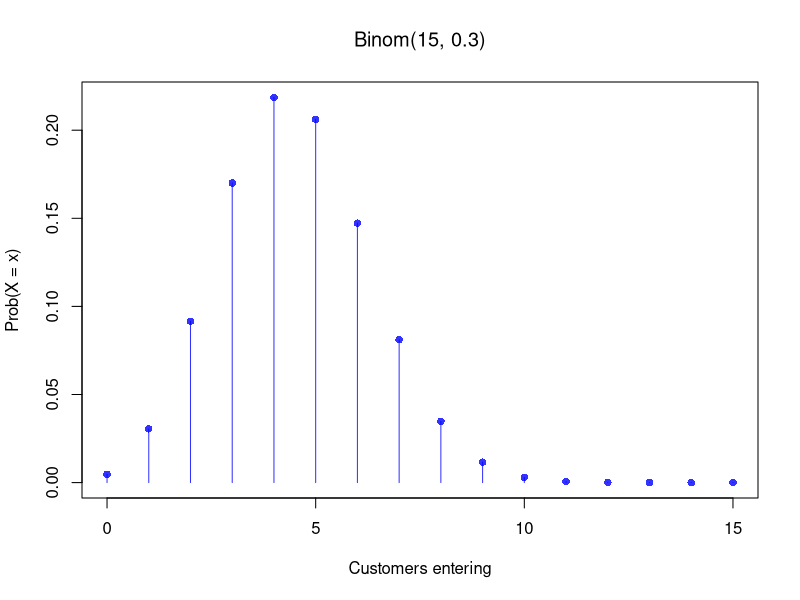
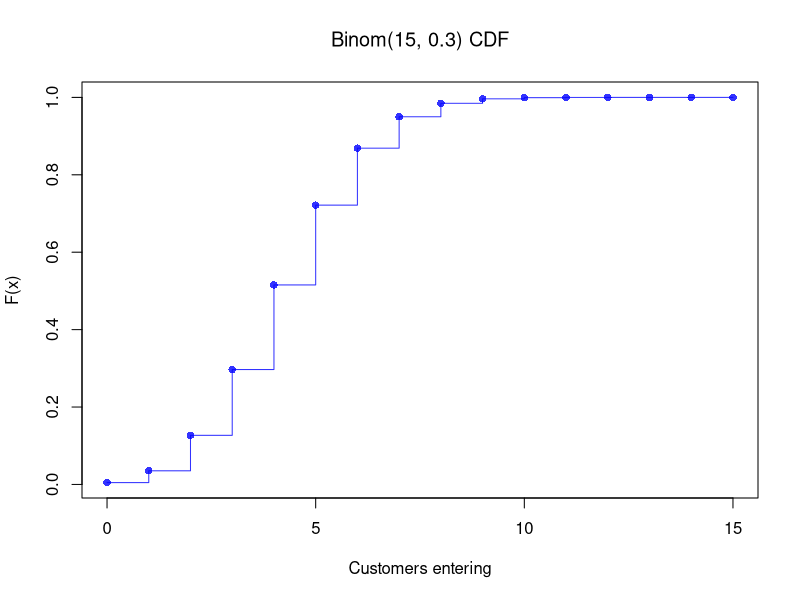
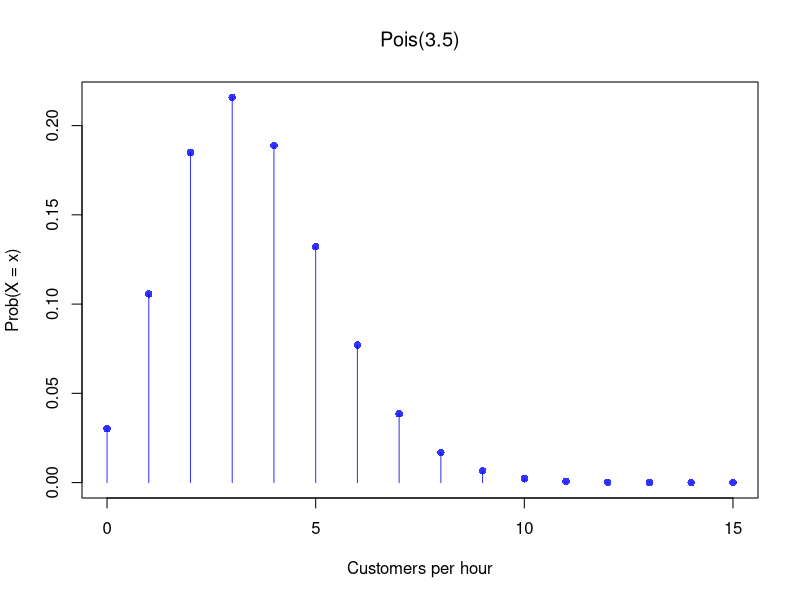
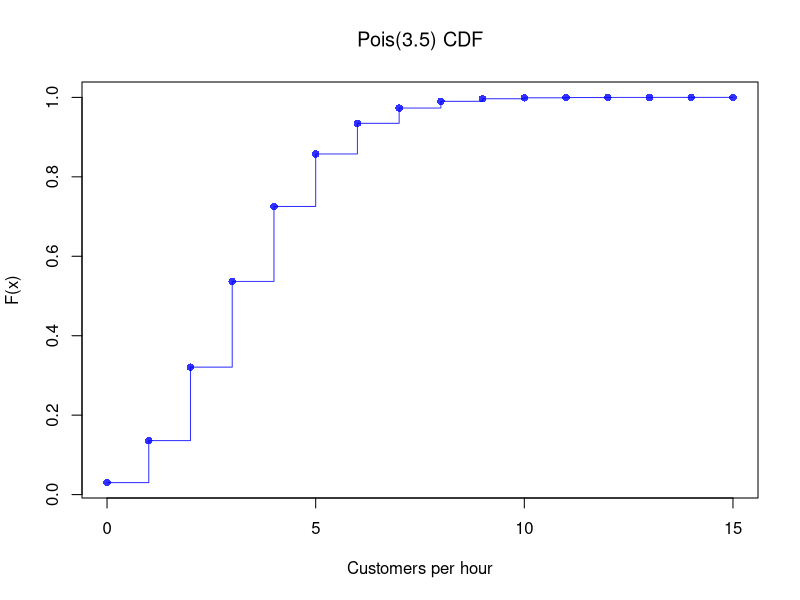
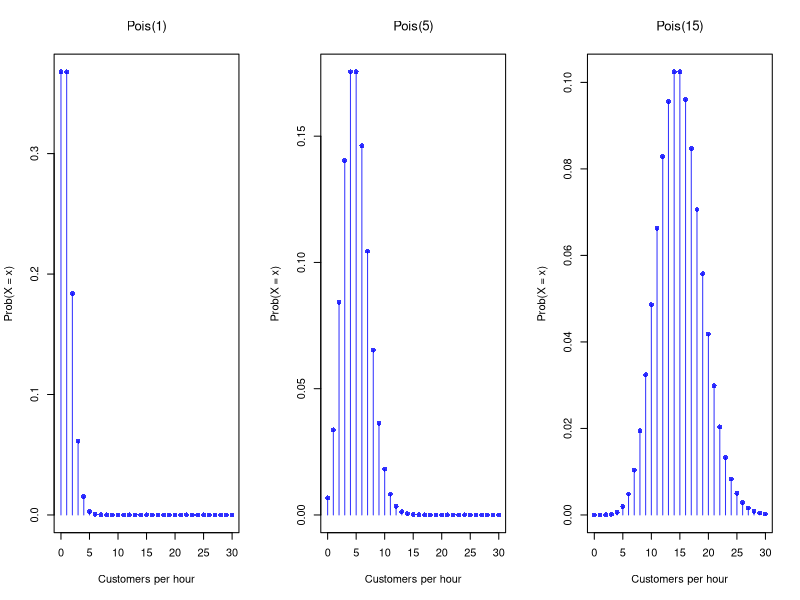
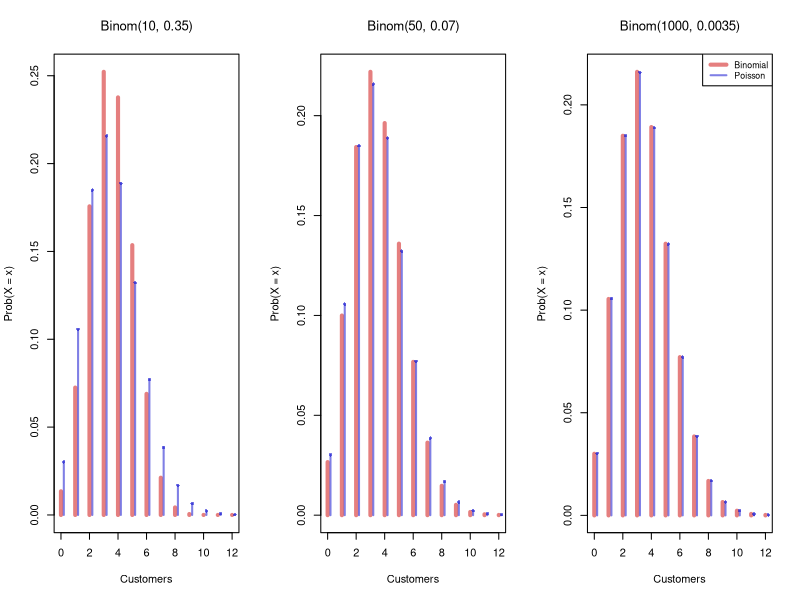
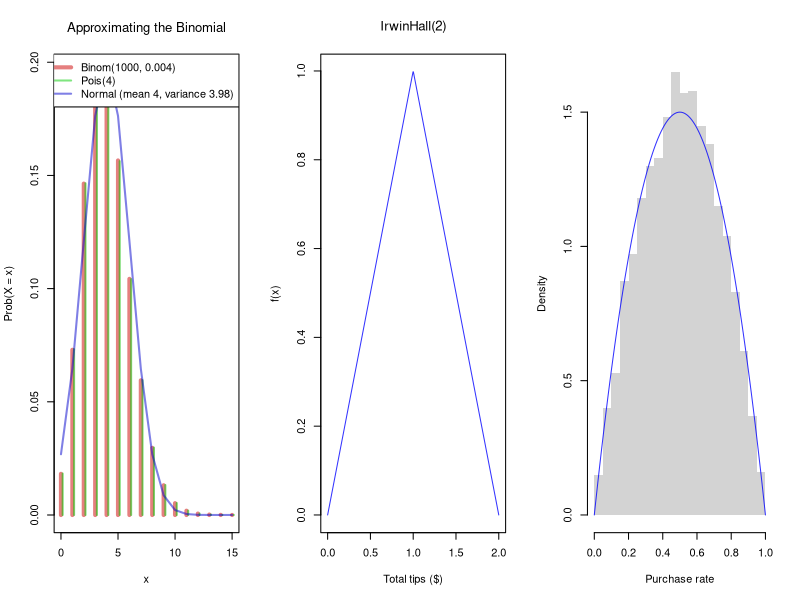
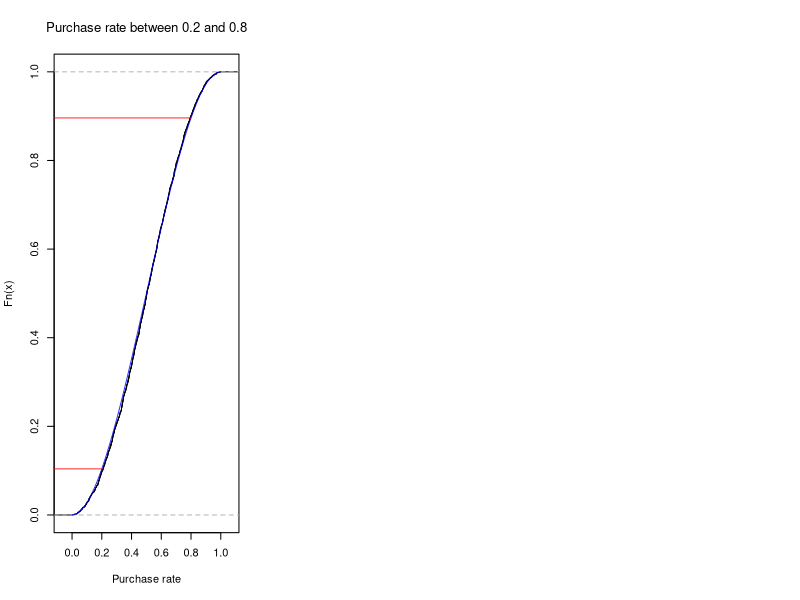

Write the R code that produced these figures, in order.
## ---- chunk 1
## Store: 15 passers-by, 30% chance each enters
n <- 15
theta <- 0.3

# PMF plot
x <- seq(0, n)
f_x <- dbinom(x, n, theta)
plot(x, f_x, type = 'h', col = rgb(0, 0, 1, .8),
    main=NA, xlab = 'Customers entering', ylab = 'Prob(X = x)')
title(bquote(paste('Binom(', .(n), ', ', .(theta), ')')), font.main=1)
points(x, f_x, pch = 16, col = rgb(0, 0, 1, .8))

## Theoretical CDF
F_x <- pbinom(x, n, theta)
plot(x, F_x, type='s', col=rgb(0, 0, 1, .8),
    xlab = 'Customers entering', ylab = 'F(x)', main=NA)
points(x, F_x, pch=16, col=rgb(0, 0, 1, .8))
title(bquote(paste('Binom(', .(n), ', ', .(theta), ') CDF')), font.main=1)
## ---- chunk 2
# Individual terms
x <- c(0, 1, 2)
px <- dbinom(x, size=20, prob=0.05)
round(px, 2)

# CDF: Prob(X <= 2)
pbinom(2, size=20, prob=0.05)
## ---- chunk 3
n <- 8
theta <- 0.3
x_sim <- rbinom(1000, n, theta)
## ---- chunk 4
# Compare empirical simulation vs theoretical
n <- 2
theta <- 3/4
x_sim <-  rbinom(1000, size=n, prob=theta)

# Mean
c(empirical = mean(x_sim), theoretical = n*theta)

# Variance
c(empirical  = var(x_sim),  theoretical  = n*theta*(1-theta))
## ---- chunk 5
## Store: lambda = 3.5 customers per hour
lambda <- 3.5

# PMF plot
x <- seq(0, 15)
f_x <- dpois(x, lambda)
plot(x, f_x, type='h', col=rgb(0, 0, 1, .8),
     xlab = 'Customers per hour', ylab = 'Prob(X = x)', main=NA)
points(x, f_x, pch = 16, col = rgb(0, 0, 1, .8))
title(bquote(paste('Pois(', .(lambda), ')')), font.main=1)

# CDF plot
F_x <- ppois(x, lambda)
plot(x, F_x, type='s', col=rgb(0, 0, 1, .8),
    xlab = 'Customers per hour', ylab = 'F(x)', main=NA)
points(x, F_x, pch=16, col=rgb(0, 0, 1, .8))
title(bquote(paste('Pois(', .(lambda), ') CDF')), font.main=1)
## ---- chunk 6
# Compare empirical simulation vs theoretical
lambda <- 3.5
x_sim <- rpois(1e4, lambda)
c(emp_mean = mean(x_sim), th_mean = lambda)
c(emp_var  = var(x_sim),  th_var  = lambda)
## ---- chunk 7
# Prob(X > 7)
1 - ppois(7, lambda=4.5)

# Verify: sum the PMF from 0 to 7
sum(dpois(0:7, lambda=4.5))
## ---- chunk 8
# Shape varies with lambda
par(mfrow=c(1, 3))
for(lam in c(1, 5, 15)) {
    x <- seq(0, 30)
    f_x <- dpois(x, lam)
    plot(x, f_x, type='h', col=rgb(0, 0, 1, .8),
        xlab = 'Customers per hour', ylab = 'Prob(X = x)', main=NA)
    points(x, f_x, pch=16, col=rgb(0, 0, 1, .8))
    title(bquote(paste('Pois(', .(lam), ')')), font.main=1)
}
## ---- chunk 9
# Binomial approaches Poisson as n grows
lambda <- 3.5
x <- seq(0, 12)
f_pois <- dpois(x, lambda)

par(mfrow=c(1, 3))
for(n in c(10, 50, 1000)) {
    f_binom <- dbinom(x, size=n, prob=lambda/n)
    comp_cols <- c(rgb(.8, 0, 0, .5), rgb(0, 0, .8, .5))
    plot(x, f_binom, type='h', col=comp_cols[1], lwd=4,
        xlab='Customers', ylab='Prob(X = x)', main=NA)
    points(x + 0.2, f_pois, type='h', col=comp_cols[2], lwd=2)
    points(x + 0.2, f_pois, pch=16, col=comp_cols[2], cex=0.7)
    title(bquote(paste('Binom(', .(n), ', ', .(round(lambda/n, 4)), ')')), font.main=1)
}
legend('topright', c('Binomial', 'Poisson'),
    col=comp_cols, lwd=c(4, 2), cex=0.8)
## ---- chunk 10
# Binom(1000, 0.004) vs Pois(4) vs Normal with mean 4 and variance 3.98.
n <- 1000
theta <- 0.004
x <- seq(0, 15)
f_binom <- dbinom(x, size=n, prob=theta)
f_pois  <- dpois(x, lambda=n*theta)
f_norm  <- dnorm(x, mean=n*theta, sd=sqrt(n*theta*(1-theta)))

approx_cols <- c(rgb(.8, 0, 0, .5), rgb(0, .8, 0, .5), rgb(0, 0, .8, .5))
plot(x, f_binom, type='h', col=approx_cols[1], lwd=4,
    xlab='x', ylab='Prob(X = x)',
    main=NA)
title('Approximating the Binomial', font.main=1)
points(x + 0.15, f_pois, type='h', col=approx_cols[2], lwd=2)
lines(x, f_norm, col=approx_cols[3], lwd=2)
legend('topright',
    c('Binom(1000, 0.004)', 'Pois(4)', 'Normal (mean 4, variance 3.98)'),
    col=approx_cols, lwd=c(4, 2, 2))
## ---- chunk 11
## Tip jar: total tips from n customers, each Uniform(0, 1)
# Irwin-Hall PDF function
dirwinhall <- function(x, n) {
    f_x <- rep(NA, length(x))
    for(i in seq(x)) {
        xx <- x[i]
        if(xx < 0 | xx > n){
            f_x[i] <- 0
        } else {
            k <- seq(0, floor(xx))
            f_k <- sum((-1)^k*choose(n, k)*(xx-k)^(n-1))/factorial(n-1)
            f_x[i] <- f_k
        }
    }
    return(f_x)
}

# Two customers
n <- 2
x <- seq(0, n, length.out = 500)

# Compute and plot PDF
f_x <- dirwinhall(x, n)
plot(x, f_x, type='l', col=rgb(0, 0, 1, .8),
    main=NA, xlab = 'Total tips ($)', ylab = 'f(x)')
title(bquote(paste('IrwinHall(', .(n), ')')), font.main=1)
## ---- chunk 12
## Daily purchase rate: Beta(2, 2)
x4_hat <- rbeta(2000, 2, 2)
hist(x4_hat, breaks=20, border=NA, main=NA, freq=FALSE,
    xlab='Purchase rate')

x <- seq(0, 1, by=.01)
fx <- dbeta(x, 2, 2)
lines(x, fx, col=rgb(0, 0, 1, .8))
## ---- chunk 13
plot(ecdf(x4_hat), main=NA,
    xlab='Purchase rate') # Empirical

x <- seq(0, 1, by=.01) # Theoretical
Fx <- pbeta(x, 2, 2)
lines(x, Fx, col=rgb(0, 0, 1, .8))

# Middle Interval Example
F2 <- pbeta(0.2, 2, 2)
F8 <- pbeta(0.8, 2, 2)
F_2_8 <- F8 - F2
F_2_8

# Visualize
title('Purchase rate between 0.2 and 0.8', font.main=1)
segments(0.2, F2, -1, F2, col=rgb(1, 0, 0, .8))
segments(0.8, F8, -1, F8, col=rgb(1, 0, 0, .8))
## ---- chunk 14
#| fig-width: 8
#| fig-height: 6
op <- par(no.readonly = TRUE); on.exit(par(op), add = TRUE)
x <- seq(0, 1, by=.01)
pars <- expand.grid(c(.5, 1, 2), c(.5, 1, 2))
par(mfrow=c(3, 3))
apply(pars, 1, function(p){
    fx <- dbeta(x, p[1], p[2])
    plot(x, fx, type='l', xlim=c(0, 1), ylim=c(0, 4), lwd=2, col=rgb(0, 0, 1, .8),
        xlab='Purchase rate', ylab='f(x)', main=NA)
})
title('Beta densities', outer=TRUE, line=-1, font.main=1)
## ---- chunk 15
# Simulation verification
set.seed(123)
x <- seq(1, 6)
rolls <- sample(x, 1e6, replace = TRUE)
A <- rolls > 2
B <- rolls %% 2 == 0
P_AcondB <- mean(A & B) / mean(B)
round(P_AcondB, 3)
## ---- chunk 16
# Simulation verification
set.seed(123)
rolls <- sample(seq(1, 6), 1e6, replace=TRUE)
A <- rolls > 2
B <- rolls %% 2 == 0
# Prob(B | A)
mean(B[A])
## ---- chunk 17
# Simulation verification
set.seed(42)
n <- 1e6
supplier <- sample(c('A', 'B'), n, replace=TRUE, prob=c(0.6, 0.4))
defect_rate <- ifelse(supplier == 'A', 0.03, 0.05)
defective <- runif(n) < defect_rate

# Prob(A | D)
mean(supplier[defective] == 'A')
